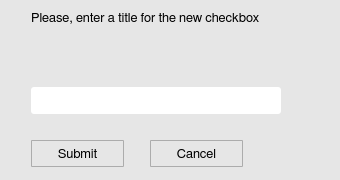
<?xml version="1.0" encoding="UTF-8"?>
<ui version="4.0">
 <class>Addcheckbox</class>
 <widget class="QWidget" name="Addcheckbox">
  <property name="geometry">
   <rect>
    <x>0</x>
    <y>0</y>
    <width>340</width>
    <height>180</height>
   </rect>
  </property>
  <property name="minimumSize">
   <size>
    <width>340</width>
    <height>180</height>
   </size>
  </property>
  <property name="maximumSize">
   <size>
    <width>340</width>
    <height>16777215</height>
   </size>
  </property>
  <property name="font">
   <font>
    <family>FreeSans</family>
    <pointsize>10</pointsize>
    <stylestrategy>PreferAntialias</stylestrategy>
    <kerning>true</kerning>
   </font>
  </property>
  <property name="windowTitle">
   <string>Add a new CheckBox</string>
  </property>
  <property name="windowIcon">
   <iconset>
    <normaloff>icons/info_icon.png</normaloff>icons/info_icon.png</iconset>
  </property>
  <property name="styleSheet">
   <string notr="true">QWidget {
	background-color: rgb(230,230,230);
}</string>
  </property>
  <layout class="QGridLayout" name="gridLayout">
   <item row="0" column="0" colspan="2">
    <layout class="QHBoxLayout" name="horizontalLayout_3">
     <item>
      <spacer name="horizontalSpacer_6">
       <property name="orientation">
        <enum>Qt::Horizontal</enum>
       </property>
       <property name="sizeType">
        <enum>QSizePolicy::Fixed</enum>
       </property>
       <property name="sizeHint" stdset="0">
        <size>
         <width>20</width>
         <height>20</height>
        </size>
       </property>
      </spacer>
     </item>
     <item>
      <widget class="QLabel" name="label">
       <property name="minimumSize">
        <size>
         <width>280</width>
         <height>27</height>
        </size>
       </property>
       <property name="maximumSize">
        <size>
         <width>280</width>
         <height>50</height>
        </size>
       </property>
       <property name="font">
        <font>
         <family>FreeSans</family>
         <pointsize>10</pointsize>
         <weight>50</weight>
         <bold>false</bold>
         <stylestrategy>PreferAntialias</stylestrategy>
         <kerning>true</kerning>
        </font>
       </property>
       <property name="text">
        <string>Please, enter a title for the new checkbox</string>
       </property>
       <property name="alignment">
        <set>Qt::AlignJustify|Qt::AlignTop</set>
       </property>
       <property name="wordWrap">
        <bool>true</bool>
       </property>
      </widget>
     </item>
     <item>
      <spacer name="horizontalSpacer_7">
       <property name="orientation">
        <enum>Qt::Horizontal</enum>
       </property>
       <property name="sizeHint" stdset="0">
        <size>
         <width>13</width>
         <height>20</height>
        </size>
       </property>
      </spacer>
     </item>
    </layout>
   </item>
   <item row="1" column="0">
    <spacer name="verticalSpacer_2">
     <property name="orientation">
      <enum>Qt::Vertical</enum>
     </property>
     <property name="sizeType">
      <enum>QSizePolicy::Fixed</enum>
     </property>
     <property name="sizeHint" stdset="0">
      <size>
       <width>20</width>
       <height>20</height>
      </size>
     </property>
    </spacer>
   </item>
   <item row="2" column="0" colspan="2">
    <layout class="QHBoxLayout" name="horizontalLayout_2">
     <item>
      <spacer name="horizontalSpacer_4">
       <property name="orientation">
        <enum>Qt::Horizontal</enum>
       </property>
       <property name="sizeType">
        <enum>QSizePolicy::Fixed</enum>
       </property>
       <property name="sizeHint" stdset="0">
        <size>
         <width>20</width>
         <height>20</height>
        </size>
       </property>
      </spacer>
     </item>
     <item>
      <widget class="QLineEdit" name="ck_inputLine">
       <property name="minimumSize">
        <size>
         <width>250</width>
         <height>27</height>
        </size>
       </property>
       <property name="maximumSize">
        <size>
         <width>250</width>
         <height>27</height>
        </size>
       </property>
       <property name="font">
        <font>
         <family>FreeSans</family>
         <pointsize>9</pointsize>
         <weight>50</weight>
         <bold>false</bold>
         <stylestrategy>PreferAntialias</stylestrategy>
        </font>
       </property>
       <property name="styleSheet">
        <string notr="true">QLineEdit {
	border-radius: 3px;
   padding: 1px 4px 1px 4px;
	background-color:  rgb(255, 255, 255);
}</string>
       </property>
       <property name="frame">
        <bool>false</bool>
       </property>
      </widget>
     </item>
     <item>
      <spacer name="horizontalSpacer_5">
       <property name="orientation">
        <enum>Qt::Horizontal</enum>
       </property>
       <property name="sizeHint" stdset="0">
        <size>
         <width>40</width>
         <height>20</height>
        </size>
       </property>
      </spacer>
     </item>
    </layout>
   </item>
   <item row="3" column="1">
    <spacer name="verticalSpacer">
     <property name="orientation">
      <enum>Qt::Vertical</enum>
     </property>
     <property name="sizeType">
      <enum>QSizePolicy::Fixed</enum>
     </property>
     <property name="sizeHint" stdset="0">
      <size>
       <width>20</width>
       <height>20</height>
      </size>
     </property>
    </spacer>
   </item>
   <item row="4" column="0" colspan="2">
    <layout class="QHBoxLayout" name="horizontalLayout">
     <item>
      <spacer name="horizontalSpacer_2">
       <property name="orientation">
        <enum>Qt::Horizontal</enum>
       </property>
       <property name="sizeType">
        <enum>QSizePolicy::Fixed</enum>
       </property>
       <property name="sizeHint" stdset="0">
        <size>
         <width>20</width>
         <height>20</height>
        </size>
       </property>
      </spacer>
     </item>
     <item>
      <widget class="QToolButton" name="ck_submitButton">
       <property name="minimumSize">
        <size>
         <width>93</width>
         <height>27</height>
        </size>
       </property>
       <property name="maximumSize">
        <size>
         <width>93</width>
         <height>27</height>
        </size>
       </property>
       <property name="font">
        <font>
         <family>FreeSans</family>
         <pointsize>10</pointsize>
         <weight>50</weight>
         <bold>false</bold>
         <stylestrategy>PreferAntialias</stylestrategy>
         <kerning>true</kerning>
        </font>
       </property>
       <property name="styleSheet">
        <string notr="true">QToolButton {
	border: 1px solid #acacac;
	border-radius: 1px;
	background-color: qlineargradient(x1:0, y1:0, x2:0, y2:1,
									stop:0 #f0f0f0, stop:1 #e5e5e5);
}

QToolButton:hover {
	border: 1px solid #7eb4ea;
	border-radius: 1px;
	background-color: qlineargradient(x1:0, y1:0, x2:0, y2:1,
									stop:0 #ecf4fc, stop:1 #dcecfc);
}

QToolButton:pressed {
	border: 1px solid #579de5;
	border-radius: 1px;
	background-color: qlineargradient(x1:0, y1:0, x2:0, y2:1,
									stop:0 #daecfc, stop:1 #c4e0fc);
}</string>
       </property>
       <property name="text">
        <string>Submit</string>
       </property>
      </widget>
     </item>
     <item>
      <spacer name="horizontalSpacer">
       <property name="orientation">
        <enum>Qt::Horizontal</enum>
       </property>
       <property name="sizeType">
        <enum>QSizePolicy::Fixed</enum>
       </property>
       <property name="sizeHint" stdset="0">
        <size>
         <width>20</width>
         <height>20</height>
        </size>
       </property>
      </spacer>
     </item>
     <item>
      <widget class="QToolButton" name="ck_cancelButton">
       <property name="minimumSize">
        <size>
         <width>93</width>
         <height>27</height>
        </size>
       </property>
       <property name="maximumSize">
        <size>
         <width>93</width>
         <height>27</height>
        </size>
       </property>
       <property name="font">
        <font>
         <family>FreeSans</family>
         <pointsize>10</pointsize>
         <weight>50</weight>
         <bold>false</bold>
         <stylestrategy>PreferAntialias</stylestrategy>
         <kerning>true</kerning>
        </font>
       </property>
       <property name="styleSheet">
        <string notr="true">QToolButton {
	border: 1px solid #acacac;
	border-radius: 1px;
	background-color: qlineargradient(x1:0, y1:0, x2:0, y2:1,
									stop:0 #f0f0f0, stop:1 #e5e5e5);
}

QToolButton:hover {
	border: 1px solid #7eb4ea;
	border-radius: 1px;
	background-color: qlineargradient(x1:0, y1:0, x2:0, y2:1,
									stop:0 #ecf4fc, stop:1 #dcecfc);
}

QToolButton:pressed {
	border: 1px solid #579de5;
	border-radius: 1px;
	background-color: qlineargradient(x1:0, y1:0, x2:0, y2:1,
									stop:0 #daecfc, stop:1 #c4e0fc);
}</string>
       </property>
       <property name="text">
        <string>Cancel</string>
       </property>
      </widget>
     </item>
     <item>
      <spacer name="horizontalSpacer_3">
       <property name="orientation">
        <enum>Qt::Horizontal</enum>
       </property>
       <property name="sizeHint" stdset="0">
        <size>
         <width>40</width>
         <height>20</height>
        </size>
       </property>
      </spacer>
     </item>
    </layout>
   </item>
  </layout>
 </widget>
 <resources/>
 <connections/>
</ui>
